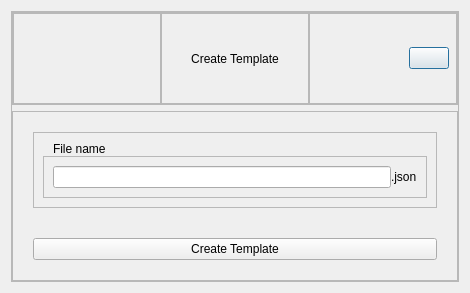
<?xml version="1.0" encoding="UTF-8"?>
<ui version="4.0">
 <class>Dialog</class>
 <widget class="QDialog" name="Dialog">
  <property name="geometry">
   <rect>
    <x>0</x>
    <y>0</y>
    <width>470</width>
    <height>293</height>
   </rect>
  </property>
  <property name="windowTitle">
   <string>Dialog</string>
  </property>
  <property name="styleSheet">
   <string notr="true">#Content {
	background: #292929;
	border: 1px solid #444;
	border-radius: 15px;
}
#TitleBar {
	max-height: 50px;
	min-height: 50px;
}
#TitleBarTitle {
	font: 12pt &quot;Inter&quot;;
	color: #aaa;
}
#TitleBar QPushButton {
	min-width: 35px;
	max-width: 35px;
	min-height: 35px;
	max-height:35px;
}
#BtnClose {
	border-image: url(:/titlebar/x.svg);
}
#NameInputFrame {
}
#NameInputFrame &gt; * {
	background: transparent;
	border: none;
	font: 10pt &quot;Fira Code&quot;;
	color: #ccc;
}
#ExtLabel {
	color: #aaa;
}
QLabel {
	color: #bbb;
	font: 8pt &quot;Inter&quot;;
}
#CreateBtn {
	padding: 10px;
	min-width: 100px;
	font: 15pt &quot;Inter&quot;;
	background: #575757;
	border-radius: 10px;
	color: white;
}
#CreateBtn:hover {
	background: #666;
}
#CreateBtn:pressed {
	background: #777;
}
#NameInputFrame {
        background: #141414;
        max-height: 40px;
        min-height: 40px;
        border-radius: 10px;
        border: 1px solid #555;
    }</string>
  </property>
  <layout class="QVBoxLayout" name="verticalLayout">
   <item>
    <widget class="QFrame" name="Content">
     <property name="frameShape">
      <enum>QFrame::StyledPanel</enum>
     </property>
     <property name="frameShadow">
      <enum>QFrame::Raised</enum>
     </property>
     <layout class="QVBoxLayout" name="verticalLayout_2">
      <property name="leftMargin">
       <number>0</number>
      </property>
      <property name="topMargin">
       <number>0</number>
      </property>
      <property name="rightMargin">
       <number>0</number>
      </property>
      <property name="bottomMargin">
       <number>0</number>
      </property>
      <item>
       <widget class="QFrame" name="TitleBar">
        <property name="frameShape">
         <enum>QFrame::StyledPanel</enum>
        </property>
        <property name="frameShadow">
         <enum>QFrame::Raised</enum>
        </property>
        <layout class="QHBoxLayout" name="horizontalLayout" stretch="1,1,1">
         <property name="spacing">
          <number>0</number>
         </property>
         <property name="leftMargin">
          <number>0</number>
         </property>
         <property name="topMargin">
          <number>0</number>
         </property>
         <property name="rightMargin">
          <number>0</number>
         </property>
         <property name="bottomMargin">
          <number>0</number>
         </property>
         <item>
          <widget class="QFrame" name="TitleBarRight">
           <property name="frameShape">
            <enum>QFrame::StyledPanel</enum>
           </property>
           <property name="frameShadow">
            <enum>QFrame::Raised</enum>
           </property>
          </widget>
         </item>
         <item>
          <widget class="QFrame" name="TitleBarMiddle">
           <property name="frameShape">
            <enum>QFrame::StyledPanel</enum>
           </property>
           <property name="frameShadow">
            <enum>QFrame::Raised</enum>
           </property>
           <layout class="QHBoxLayout" name="horizontalLayout_2">
            <property name="leftMargin">
             <number>0</number>
            </property>
            <property name="topMargin">
             <number>0</number>
            </property>
            <property name="rightMargin">
             <number>0</number>
            </property>
            <property name="bottomMargin">
             <number>0</number>
            </property>
            <item>
             <widget class="QLabel" name="TitleBarTitle">
              <property name="text">
               <string>Create Template</string>
              </property>
              <property name="alignment">
               <set>Qt::AlignCenter</set>
              </property>
             </widget>
            </item>
           </layout>
          </widget>
         </item>
         <item>
          <widget class="QFrame" name="TitleBarLeft">
           <property name="frameShape">
            <enum>QFrame::StyledPanel</enum>
           </property>
           <property name="frameShadow">
            <enum>QFrame::Raised</enum>
           </property>
           <layout class="QHBoxLayout" name="horizontalLayout_3">
            <property name="spacing">
             <number>0</number>
            </property>
            <property name="leftMargin">
             <number>0</number>
            </property>
            <property name="topMargin">
             <number>0</number>
            </property>
            <property name="rightMargin">
             <number>7</number>
            </property>
            <property name="bottomMargin">
             <number>0</number>
            </property>
            <item>
             <spacer name="horizontalSpacer">
              <property name="orientation">
               <enum>Qt::Horizontal</enum>
              </property>
              <property name="sizeHint" stdset="0">
               <size>
                <width>40</width>
                <height>20</height>
               </size>
              </property>
             </spacer>
            </item>
            <item>
             <widget class="QPushButton" name="BtnClose">
              <property name="cursor">
               <cursorShape>PointingHandCursor</cursorShape>
              </property>
              <property name="text">
               <string/>
              </property>
             </widget>
            </item>
           </layout>
          </widget>
         </item>
        </layout>
       </widget>
      </item>
      <item>
       <widget class="QFrame" name="CreateContent">
        <property name="frameShape">
         <enum>QFrame::StyledPanel</enum>
        </property>
        <property name="frameShadow">
         <enum>QFrame::Raised</enum>
        </property>
        <layout class="QVBoxLayout" name="verticalLayout_3">
         <property name="spacing">
          <number>30</number>
         </property>
         <property name="leftMargin">
          <number>20</number>
         </property>
         <property name="topMargin">
          <number>20</number>
         </property>
         <property name="rightMargin">
          <number>20</number>
         </property>
         <property name="bottomMargin">
          <number>20</number>
         </property>
         <item>
          <widget class="QFrame" name="CreateOptions">
           <property name="frameShape">
            <enum>QFrame::StyledPanel</enum>
           </property>
           <property name="frameShadow">
            <enum>QFrame::Raised</enum>
           </property>
           <layout class="QVBoxLayout" name="verticalLayout_4">
            <property name="spacing">
             <number>0</number>
            </property>
            <item>
             <widget class="QLabel" name="NameInputLabel">
              <property name="text">
               <string>File name</string>
              </property>
              <property name="margin">
               <number>3</number>
              </property>
              <property name="indent">
               <number>10</number>
              </property>
             </widget>
            </item>
            <item>
             <widget class="QFrame" name="NameInputFrame">
              <property name="frameShape">
               <enum>QFrame::StyledPanel</enum>
              </property>
              <property name="frameShadow">
               <enum>QFrame::Raised</enum>
              </property>
              <layout class="QHBoxLayout" name="horizontalLayout_4">
               <property name="spacing">
                <number>0</number>
               </property>
               <item>
                <widget class="QLineEdit" name="NameInput"/>
               </item>
               <item>
                <widget class="QLabel" name="ExtLabel">
                 <property name="text">
                  <string>.json</string>
                 </property>
                </widget>
               </item>
              </layout>
             </widget>
            </item>
           </layout>
          </widget>
         </item>
         <item>
          <widget class="QPushButton" name="CreateBtn">
           <property name="cursor">
            <cursorShape>PointingHandCursor</cursorShape>
           </property>
           <property name="text">
            <string>Create Template</string>
           </property>
          </widget>
         </item>
        </layout>
       </widget>
      </item>
     </layout>
    </widget>
   </item>
  </layout>
 </widget>
 <resources>
  <include location="../assets/assets.qrc"/>
 </resources>
 <connections/>
</ui>
